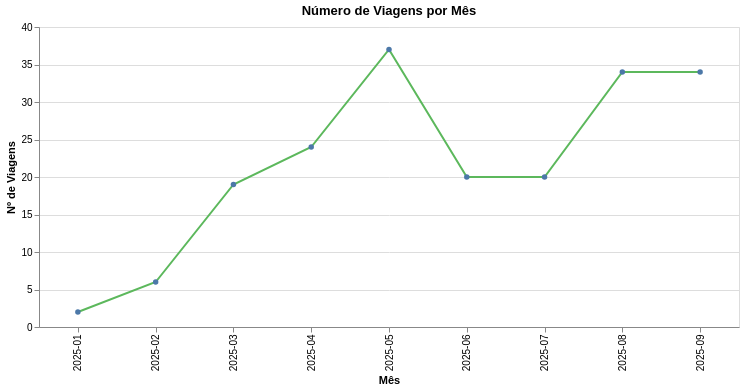

Here is the notebook cell this chart was saved with:
### Code cell
chart_viagens

### Figure 1 — Vega-Lite specification as saved in the notebook (floating-point values rounded to 4 significant figures)
{"config": {"view": {"continuousWidth": 300, "continuousHeight": 300}}, "data": {"name": "data-c7bb42070286dcd511cbb93582ce5a3d"}, "mark": {"type": "line", "color": "#5cb85c", "point": true}, "encoding": {"tooltip": [{"field": "Mes_Ano", "type": "nominal"}, {"field": "Total_Viagens", "title": "Nº de Viagens", "type": "quantitative"}, {"field": "Total_Distancia_Km", "format": ",.0f", "title": "Distância (km)", "type": "quantitative"}, {"field": "Total_Emissoes_KgCO2eq", "format": ",.0f", "title": "Emissões (kg)", "type": "quantitative"}], "x": {"axis": {"title": "Mês"}, "field": "Mes_Ano", "sort": {"field": "Mes_Num", "op": "min", "order": "ascending"}, "type": "nominal"}, "y": {"axis": {"title": "Nº de Viagens"}, "field": "Total_Viagens", "type": "quantitative"}}, "title": "Número de Viagens por Mês", "width": 700, "$schema": "https://vega.github.io/schema/vega-lite/v5.20.1.json", "datasets": {"data-c7bb42070286dcd511cbb93582ce5a3d": [{"Mes_Ano": "2025-01", "Mes_Num": 1, "Total_Distancia_Km": 5670.0, "Total_Emissoes_KgCO2eq": 1037.0, "Total_Viagens": 2}, {"Mes_Ano": "2025-02", "Mes_Num": 2, "Total_Distancia_Km": 20800.0, "Total_Emissoes_KgCO2eq": 3910.0, "Total_Viagens": 6}, {"Mes_Ano": "2025-03", "Mes_Num": 3, "Total_Distancia_Km": 71650.0, "Total_Emissoes_KgCO2eq": 13640.0, "Total_Viagens": 19}, {"Mes_Ano": "2025-04", "Mes_Num": 4, "Total_Distancia_Km": 86900.0, "Total_Emissoes_KgCO2eq": 16590.0, "Total_Viagens": 24}, {"Mes_Ano": "2025-05", "Mes_Num": 5, "Total_Distancia_Km": 160300.0, "Total_Emissoes_KgCO2eq": 30890.0, "Total_Viagens": 37}, {"Mes_Ano": "2025-06", "Mes_Num": 6, "Total_Distancia_Km": 79440.0, "Total_Emissoes_KgCO2eq": 15350.0, "Total_Viagens": 20}, {"Mes_Ano": "2025-07", "Mes_Num": 7, "Total_Distancia_Km": 72510.0, "Total_Emissoes_KgCO2eq": 14040.0, "Total_Viagens": 20}, {"Mes_Ano": "2025-08", "Mes_Num": 8, "Total_Distancia_Km": 112000.0, "Total_Emissoes_KgCO2eq": 21630.0, "Total_Viagens": 34}, {"Mes_Ano": "2025-09", "Mes_Num": 9, "Total_Distancia_Km": 121900.0, "Total_Emissoes_KgCO2eq": 23360.0, "Total_Viagens": 34}]}}
